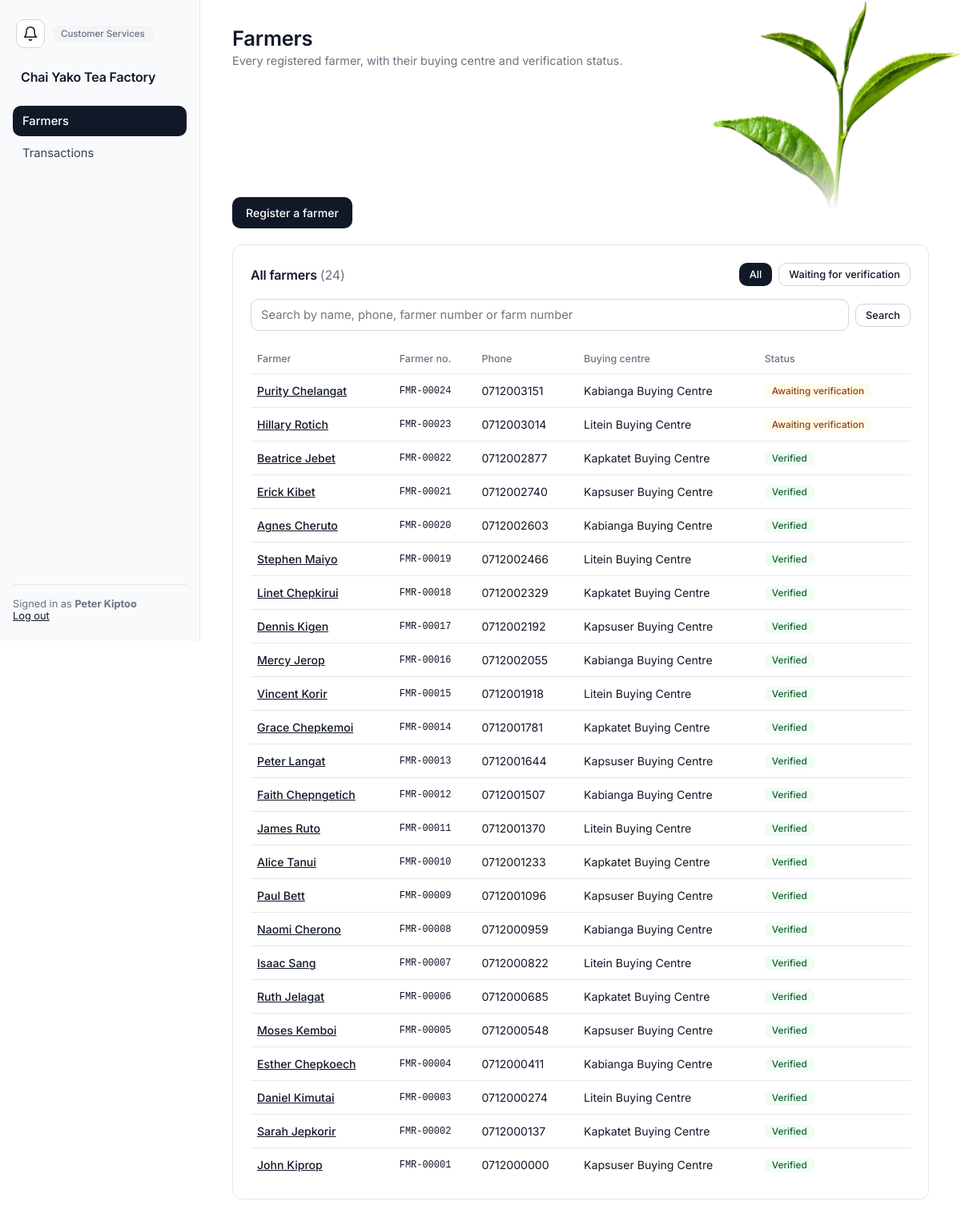
Screenshot of /farmers/ (signed in) with the database file from the repository.
### app/models.py (models this page shows, shortened)
class Department(db.Model):
    __tablename__ = "departments"
    id = db.Column(db.Integer, primary_key=True)
    name = db.Column(db.String(100), unique=True, nullable=False)
    description = db.Column(db.String(255))
    status = db.Column(db.String(20), nullable=False, default="ACTIVE")
    created_at = db.Column(db.DateTime, nullable=False, default=utcnow)
    updated_at = db.Column(db.DateTime, nullable=False, default=utcnow, onupdate=utcnow)
    employees = db.relationship("Employee", back_populates="department")

class Employee(db.Model):
    __tablename__ = "employees"
    id = db.Column(db.Integer, primary_key=True)
    employee_number = db.Column(db.String(30), unique=True, nullable=False)
    first_name = db.Column(db.String(80), nullable=False)
    last_name = db.Column(db.String(80), nullable=False)
    phone = db.Column(db.String(30))
    email = db.Column(db.String(120))
    department_id = db.Column(db.Integer, db.ForeignKey("departments.id"), nullable=False, index=True)
    status = db.Column(db.String(20), nullable=False, default="ACTIVE")
    created_at = db.Column(db.DateTime, nullable=False, default=utcnow)
    updated_at = db.Column(db.DateTime, nullable=False, default=utcnow, onupdate=utcnow)
    department = db.relationship("Department", back_populates="employees")
    roles = db.relationship("Role", secondary=employee_roles, back_populates="employees")
    user = db.relationship("User", back_populates="employee", uselist=False)
    @property
    def full_name(self):
        return f"{self.first_name} {self.last_name}"

class Farmer(db.Model):
    __tablename__ = "farmers"
    id = db.Column(db.Integer, primary_key=True)
    farmer_number = db.Column(db.String(30), unique=True, nullable=False)
    first_name = db.Column(db.String(80), nullable=False)
    last_name = db.Column(db.String(80), nullable=False)
    phone = db.Column(db.String(30), unique=True, nullable=False)
    email = db.Column(db.String(120))
    identification_number = db.Column(db.String(30))
    address = db.Column(db.String(200))
    buying_centre_id = db.Column(db.Integer, db.ForeignKey("buying_centres.id"), nullable=False, index=True)
    status = db.Column(db.String(20), nullable=False, default="ACTIVE")
    registration_status = db.Column(db.String(30), nullable=False, default="PENDING_VERIFICATION")
    created_at = db.Column(db.DateTime, nullable=False, default=utcnow)
    updated_at = db.Column(db.DateTime, nullable=False, default=utcnow, onupdate=utcnow)
    buying_centre = db.relationship("BuyingCentre", back_populates="farmers")
    farms = db.relationship("Farm", back_populates="farmer", order_by="Farm.id")
    @property
    def full_name(self):
        return f"{self.first_name} {self.last_name}"

class BuyingCentre(db.Model):
    __tablename__ = "buying_centres"
    id = db.Column(db.Integer, primary_key=True)
    code = db.Column(db.String(10), unique=True, nullable=False)
    name = db.Column(db.String(120), nullable=False)
    location = db.Column(db.String(200))
    status = db.Column(db.String(20), nullable=False, default="ACTIVE")
    established_at = db.Column(db.Date)
    created_at = db.Column(db.DateTime, nullable=False, default=utcnow)
    updated_at = db.Column(db.DateTime, nullable=False, default=utcnow, onupdate=utcnow)
    farmers = db.relationship("Farmer", back_populates="buying_centre")
    scales = db.relationship("WeighingScale", back_populates="buying_centre")

### app/farmers.py (the view)
@farmers_bp.route("/")
@permission_required("VIEW_FARMER", "CREATE_FARMER")
def index():
    q = request.args.get("q", "").strip()
    status = request.args.get("status", "")
    query = _search(q)
    if status == "pending":
        query = query.filter(Farmer.registration_status == "PENDING_VERIFICATION")
    farmers = query.limit(100).all() if has_permission(current_user, "VIEW_FARMER") else []
    centres = BuyingCentre.query.filter_by(status="ACTIVE").order_by(BuyingCentre.name).all()
    return render_template("farmers/index.html", farmers=farmers, centres=centres, q=q, status=status)

### app/farmers.py (called while the page is built)
def _search(query_text):
    query = Farmer.query.outerjoin(Farm, Farm.farmer_id == Farmer.id)
    filters = []
    for term in rules.split_terms(query_text):
        like = f"%{term}%"
        filters.append(or_(
            Farmer.first_name.ilike(like), Farmer.last_name.ilike(like), Farmer.phone.ilike(like),
            Farmer.farmer_number.ilike(like), Farm.farm_number.ilike(like),
        ))
    if filters:
        query = query.filter(and_(*filters))
    return query.distinct().order_by(Farmer.created_at.desc())

### app/models.py (called while the page is built)
    @property
    def is_active(self):
        return self.status == "ACTIVE" and self.employee.status == "ACTIVE"

    @property
    def full_name(self):
        return self.employee.full_name

    @property
    def department(self):
        return self.employee.department

### app/navigation.py (called while the page is built)
def home_endpoint(user):
    for permission, endpoint in _HOME:
        if has_permission(user, permission):
            return endpoint
    return "notices.board"          # an account with no working role still gets somewhere

def nav_items(user):
    allowed = [(endpoint, label) for endpoint, label, rule in _NAV
               if rule(lambda name: has_permission(user, name))]
    home = home_endpoint(user)
    allowed.sort(key=lambda item: item[0] != home)      # stable: only the home item moves up
    return allowed

def home_url(user):
    return url_for(home_endpoint(user))

### app/permissions.py (called while the page is built)
def role_permission_names(user):
    cache = g.setdefault("_role_permissions", {})
    if user.id not in cache:
        cache[user.id] = {
            permission.name
            for role in user.employee.roles if role.status == "ACTIVE"
            for permission in role.permissions
        }
    return cache[user.id]

def active_delegations(user):
    cache = g.setdefault("_active_delegations", {})
    if user.id not in cache:
        now = utcnow()
        rows = Delegation.query.filter_by(delegate_employee_id=user.employee_id, status="ACTIVE").all()
        cache[user.id] = [
            d for d in rows
            if delegation_is_active(d.status, d.start_at, d.expires_at, d.withdrawn_at, now)
        ]
    return cache[user.id]

def permission_source(user, name):
    if user is None or not getattr(user, "is_authenticated", False):
        return None
    if name in role_permission_names(user):
        return ("role", None)
    for delegation in active_delegations(user):
        if delegation.permission.name == name:
            return ("delegation", delegation.id)
    return None

### app/templates/farmers/index.html (shortened to what this page needs)
{% extends "layout/base.html" %}
{% block content %}
<div class="topbar">
  <div class="greeting"><h1>Farmers</h1><p>Every registered farmer, with their buying centre and verification status.</p></div>
</div>
{% if can('CREATE_FARMER') %}
<details class="reg mb" id="register">
  <summary class="btn btn-primary">Register a farmer</summary>
</details>
{% endif %}
{% if can('VIEW_FARMER') %}
<div class="card">
  <div class="card-header">
    <h3>{% if status == 'pending' %}Waiting for verification{% else %}All farmers{% endif %} <span class="muted" style="font-weight:400;">({{ farmers|length }}{% if farmers|length == 100 %}+{% endif %})</span></h3>
    <div class="row">
      <a href="{{ url_for('farmers.index', q=q) }}" class="btn btn-sm {{ 'btn-outline' if status == 'pending' else 'btn-primary' }}">All</a>
      <a href="{{ url_for('farmers.index', q=q, status='pending') }}" class="btn btn-sm {{ 'btn-primary' if status == 'pending' else 'btn-outline' }}">Waiting for verification</a>
    </div>
  </div>
  <form method="GET" class="row" style="margin-bottom:16px;">
    <input type="text" name="q" value="{{ q }}" placeholder="Search by name, phone, farmer number or farm number" style="flex:1;">
    <button class="btn btn-outline btn-sm" type="submit">Search</button>
  </form>
  {% if farmers %}
  <div class="table-scroll">
    <table>
      <thead><tr><th>Farmer</th><th>Farmer no.</th><th>Phone</th><th>Buying centre</th><th>Status</th></tr></thead>
      <tbody>
        {% for f in farmers %}
        <tr>
          <td><a href="{{ url_for('farmers.detail', farmer_id=f.id) }}" style="font-weight:500; text-decoration:underline;">{{ f.full_name }}</a></td>
          <td class="mono">{{ f.farmer_number }}</td>
          <td>{{ f.phone }}</td>
          <td>{{ f.buying_centre.name }}</td>
          <td>
            {% if f.registration_status == 'VERIFIED' %}<span class="badge badge-good">Verified</span>
            {% elif f.registration_status == 'REJECTED' %}<span class="badge badge-damaged">Rejected</span>
            {% else %}<span class="badge badge-repair">Awaiting verification</span>{% endif %}
          </td>
        </tr>
        {% endfor %}
      </tbody>
    </table>
  </div>
  {% else %}
  <p class="empty-state">{% if q or status %}No farmers match.{% else %}No farmers registered yet.{% endif %}</p>
  {% endif %}
</div>
{% endif %}
{% endblock %}

### app/templates/layout/base.html (shortened to what this page needs)
<!DOCTYPE html>
<html lang="en">
<head>
<link rel="stylesheet" href="{{ url_for('static', filename='css/style.css') }}">
</head>
<body>
<div class="app-shell">
  <img class="leaf-corner" src="{{ url_for('static', filename='img/tea-leaf.png') }}" alt="" aria-hidden="true">
  <aside class="sidebar factory" id="sidebar">
    <div class="sidebar-top">
      <a href="{{ url_for('notices.board') }}" class="bell {% if request.endpoint and request.endpoint.startswith('notices.') %}active{% endif %}" aria-label="Notices" title="Notices"><svg viewBox="0 0 24 24" fill="none" stroke="currentColor" stroke-width="1.8" stroke-linecap="round" stroke-linejoin="round" aria-hidden="true"><path d="M18 8A6 6 0 0 0 6 8c0 7-3 9-3 9h18s-3-2-3-9"/><path d="M13.7 21a2 2 0 0 1-3.4 0"/></svg></a>
      <span class="role-badge">{{ current_user.department.name }}</span>
    </div>
    <div class="brand">{{ factory_name }}</div>
    <nav class="sidebar-links">
      {% for endpoint, label in nav_items %}
        <a href="{{ url_for(endpoint) }}" class="nav-link {% if request.endpoint and request.endpoint.startswith(endpoint) %}active{% endif %}">{{ label }}</a>
      {% endfor %}
    </nav>
    <div class="sidebar-footer">
      Signed in as <strong>{{ current_user.full_name }}</strong><br>
      <a href="{{ url_for('auth.logout') }}">Log out</a>
    </div>
  </aside>
  <main class="main-area">
    {% block content %}{% endblock %}
  </main>
</div>
</body>
</html>

### rows the page displays
Department: department.name "Customer Services"
Employee: full_name "Peter Kiptoo"
Farmer: full_name "Purity Chelangat", farmer_number "FMR-00024", phone "0712003151", buying_centre.name "Kabianga Buying Centre", shows "Awaiting verification"
Farmer: full_name "Hillary Rotich", farmer_number "FMR-00023", phone "0712003014", buying_centre.name "Litein Buying Centre", shows "Awaiting verification"
Farmer: full_name "Beatrice Jebet", farmer_number "FMR-00022", phone "0712002877", buying_centre.name "Kapkatet Buying Centre", registration_status "Verified"
Farmer: full_name "Erick Kibet", farmer_number "FMR-00021", phone "0712002740", buying_centre.name "Kapsuser Buying Centre", registration_status "Verified"
Farmer: full_name "Agnes Cheruto", farmer_number "FMR-00020", phone "0712002603", buying_centre.name "Kabianga Buying Centre", registration_status "Verified"
Farmer: full_name "Stephen Maiyo", farmer_number "FMR-00019", phone "0712002466", buying_centre.name "Litein Buying Centre", registration_status "Verified"
Farmer: full_name "Linet Chepkirui", farmer_number "FMR-00018", phone "0712002329", buying_centre.name "Kapkatet Buying Centre", registration_status "Verified"
Farmer: full_name "Dennis Kigen", farmer_number "FMR-00017", phone "0712002192", buying_centre.name "Kapsuser Buying Centre", registration_status "Verified"
Farmer: full_name "Mercy Jerop", farmer_number "FMR-00016", phone "0712002055", buying_centre.name "Kabianga Buying Centre", registration_status "Verified"
Farmer: full_name "Vincent Korir", farmer_number "FMR-00015", phone "0712001918", buying_centre.name "Litein Buying Centre", registration_status "Verified"
Farmer: full_name "Grace Chepkemoi", farmer_number "FMR-00014", phone "0712001781", buying_centre.name "Kapkatet Buying Centre", registration_status "Verified"
Farmer: full_name "Peter Langat", farmer_number "FMR-00013", phone "0712001644", buying_centre.name "Kapsuser Buying Centre", registration_status "Verified"
Farmer: full_name "Faith Chepngetich", farmer_number "FMR-00012", phone "0712001507", buying_centre.name "Kabianga Buying Centre", registration_status "Verified"
Farmer: full_name "James Ruto", farmer_number "FMR-00011", phone "0712001370", buying_centre.name "Litein Buying Centre", registration_status "Verified"
Farmer: full_name "Alice Tanui", farmer_number "FMR-00010", phone "0712001233", buying_centre.name "Kapkatet Buying Centre", registration_status "Verified"
Farmer: full_name "Paul Bett", farmer_number "FMR-00009", phone "0712001096", buying_centre.name "Kapsuser Buying Centre", registration_status "Verified"
Farmer: full_name "Naomi Cherono", farmer_number "FMR-00008", phone "0712000959", buying_centre.name "Kabianga Buying Centre", registration_status "Verified"
Farmer: full_name "Isaac Sang", farmer_number "FMR-00007", phone "0712000822", buying_centre.name "Litein Buying Centre", registration_status "Verified"
Farmer: full_name "Ruth Jelagat", farmer_number "FMR-00006", phone "0712000685", buying_centre.name "Kapkatet Buying Centre", registration_status "Verified"
Farmer: full_name "Moses Kemboi", farmer_number "FMR-00005", phone "0712000548", buying_centre.name "Kapsuser Buying Centre", registration_status "Verified"
Farmer: full_name "Esther Chepkoech", farmer_number "FMR-00004", phone "0712000411", buying_centre.name "Kabianga Buying Centre", registration_status "Verified"
Farmer: full_name "Daniel Kimutai", farmer_number "FMR-00003", phone "0712000274", buying_centre.name "Litein Buying Centre", registration_status "Verified"
Farmer: full_name "Sarah Jepkorir", farmer_number "FMR-00002", phone "0712000137", buying_centre.name "Kapkatet Buying Centre", registration_status "Verified"
Farmer: full_name "John Kiprop", farmer_number "FMR-00001", phone "0712000000", buying_centre.name "Kapsuser Buying Centre", registration_status "Verified"

### other values shown
{{ factory_name }} "Chai Yako Tea Factory"
{{ label }} "Farmers" "Transactions"
{{ farmers|length }} "24"
